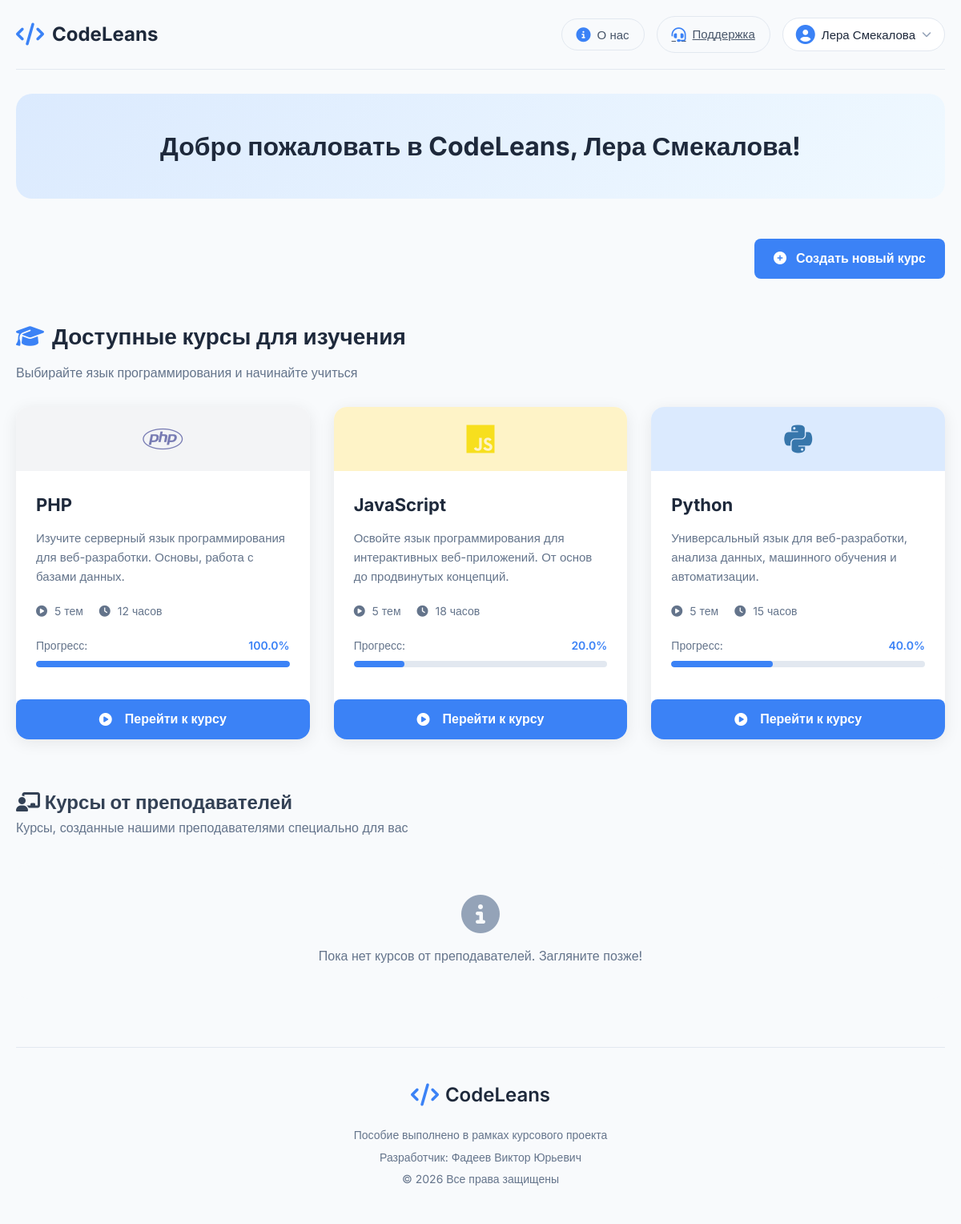
/index.php (signed in), run on the app's committed database.
### tables this page shows
CREATE TABLE `courses` (
  `id` int(11) NOT NULL,
  `course_name` varchar(50) NOT NULL,
  `course_description` text DEFAULT NULL,
  `total_topic` int(11) NOT NULL DEFAULT 0,
  `total_hours` int(11) NOT NULL DEFAULT 0,
  `created_by` int(11) DEFAULT NULL,
  `is_published` tinyint(1) NOT NULL DEFAULT 1,
  `is_public` tinyint(1) NOT NULL DEFAULT 0
);

### config.php (called while the page is built, shortened)
<?php
$host = 'localhost';
$dbname = 'codeleans';
$username = 'root';
$password = '';
try {
    $pdo = new PDO("mysql:host=$host;dbname=$dbname;charset=utf8mb4", $username, $password);
    $pdo->setAttribute(PDO::ATTR_ERRMODE, PDO::ERRMODE_EXCEPTION);
    $pdo->setAttribute(PDO::ATTR_DEFAULT_FETCH_MODE, PDO::FETCH_ASSOC);
} catch (PDOException $e) {
    die("Ошибка подключения к базе данных: " . $e->getMessage());
}
function getBodyThemeClass() {
    if (isset($_SESSION['site_theme'])) {
        $theme = $_SESSION['site_theme'];
        return 'theme-' . $theme;
    }
    return 'theme-light';
}
$user_id = $_SESSION['user_id'] ?? null;
$user_name = $_SESSION['user_name'] ?? 'Гость';
$is_logged_in = isset($user_id);
if ($is_logged_in) {
    $stmt = $pdo->prepare("SELECT r.role_name FROM user_roles ur JOIN roles r ON ur.role_id = r.id WHERE ur.user_id = ?");
    $stmt->execute([$user_id]);
    $user_roles = $stmt->fetchAll(PDO::FETCH_COLUMN);
    $is_teacher = in_array('teacher', $user_roles) || in_array('admin', $user_roles);
}
if ($is_logged_in && !isset($_SESSION['font_size'])) {
    $stmt = $pdo->prepare("SELECT font_size FROM users WHERE id = ?");
    $stmt->execute([$user_id]);
    $font_size = $stmt->fetchColumn();
    if ($font_size) {
        $current_font_size = $font_size;
    }
}
function getAvailableCourses($pdo, $user_id, $is_logged_in, $user_roles) {
    $stmt = $pdo->prepare("SELECT * FROM courses WHERE created_by IS NULL AND is_published = 1 ORDER BY id");
    $stmt->execute();
    return $stmt->fetchAll();
}
?>

### index.php (the view, shortened to what this page needs)
<?php
require_once 'config/config.php';
$courses = getAvailableCourses($pdo, $user_id, $is_logged_in, $user_roles);
$teacher_courses = [];
if ($is_logged_in) {
    $stmt = $pdo->prepare("
        SELECT c.*, u.full_name as teacher_name
        FROM courses c
        JOIN users u ON c.created_by = u.id
        WHERE c.created_by IS NOT NULL AND c.is_published = 1
        ORDER BY c.id DESC
    ");
    $stmt->execute();
    $teacher_courses = $stmt->fetchAll();
}
$user_progress = [];
if ($is_logged_in) {
    $stmt = $pdo->prepare("SELECT course_id, progress_percent FROM user_progress WHERE user_id = ?");
    $stmt->execute([$user_id]);
    while ($row = $stmt->fetch()) {
        $user_progress[$row['course_id']] = $row['progress_percent'];
    }
}
?>
<!DOCTYPE html>
<html lang="ru">
<head>
    <link rel="stylesheet" href="style/codeleans.css">
    <link rel="stylesheet" href="style/global.css">
    <link rel="stylesheet" href="https://cdnjs.cloudflare.com/ajax/libs/font-awesome/6.4.0/css/all.min.css">
</head>
<body class="<?= getBodyThemeClass() ?> font-<?= htmlspecialchars($current_font_size) ?>">
    <div class="container">
        <header class="header">
            <div class="logo">
                <i class="fas fa-code"></i>
                <h1>CodeLeans</h1>
            </div>
            <div class="header-actions">
                <button class="about-btn" id="aboutBtn">
                    <i class="fas fa-info-circle"></i>
                    <span>О нас</span>
                </button>
                <?php if (!in_array('admin', $user_roles)): ?>
    <a href="support.php" class="about-btn">
        <i class="fas fa-headset"></i>
        <span>Поддержка</span>
    </a>
<?php endif; ?>
                <div class="profile-section">
                    <button class="profile-btn" id="profileBtn">
                        <?php if (isset($_SESSION['avatar']) && $_SESSION['avatar'] && file_exists($_SESSION['avatar'])): ?>
                            <img src="<?= htmlspecialchars($_SESSION['avatar']) ?>" style="width:32px;height:32px;border-radius:50%;object-fit:cover;margin-right:5px;">
                        <?php else: ?>
                            <i class="fas fa-user-circle"></i>
                        <?php endif; ?>
                        <span><?php echo htmlspecialchars($user_name); ?></span>
                        <i class="fas fa-chevron-down"></i>
                    </button>
                </div>
            </div>
        </header>
        <main class="main-content">
            <section class="hero">
                <h2>Добро пожаловать в CodeLeans, <?php echo htmlspecialchars($user_name); ?>!</h2>
            </section>
            <?php if ($is_logged_in && $is_teacher): ?>
                <div style="text-align: right; margin-bottom: 20px;">
                    <a href="create_course.php" class="create-course-btn">
                        <i class="fas fa-plus-circle"></i> Создать новый курс
                    </a>
                </div>
            <?php endif; ?>
            <section class="courses-section">
                <h2><i class="fas fa-graduation-cap"></i> Доступные курсы для изучения</h2>
                <p class="section-description">Выбирайте язык программирования и начинайте учиться</p>
                <div class="courses-grid">
                    <?php foreach ($courses as $course):
                        $progress = isset($user_progress[$course['id']]) ? $user_progress[$course['id']] : 0;
                    ?>
                        <div class="course-card" data-course="<?php echo strtolower($course['course_name']); ?>">
                            <div class="course-icon <?php echo strtolower($course['course_name']); ?>">
                                <?php
                                $icon_name = strtolower($course['course_name']);
                                if ($icon_name == 'javascript' || $icon_name == 'js') {
                                    $icon_name = 'js';
                                }
                                ?>
                                <i class="fab fa-<?php echo $icon_name; ?>"></i>
                            </div>
                            <div class="course-content">
                                <h3><?php echo htmlspecialchars($course['course_name']); ?></h3>
                                <p><?php echo htmlspecialchars($course['course_description']); ?></p>
                                <div class="course-stats">
                                    <span><i class="fas fa-play-circle"></i> <?php echo $course['total_topic']; ?> тем</span>
                                    <span><i class="fas fa-clock"></i> <?php echo $course['total_hours']; ?> часов</span>
                                </div>
                                <?php if ($is_logged_in): ?>
                                    <div class="progress-container">
                                        <div class="progress-label">
                                            <span>Прогресс:</span>
                                            <span class="progress-percent"><?php echo number_format($progress, 1); ?>%</span>
                                        </div>
                                        <div class="progress-bar">
                                            <div class="progress-fill" style="width: <?php echo $progress; ?>%; background-color: #3b82f6;"></div>
                                        </div>
                                    </div>
                                <?php endif; ?>
                            </div>
                            <a href="courses.php?course_id=<?php echo $course['id']; ?>" class="course-btn">
                                <?php if ($is_logged_in): ?>
                                    <i class="fas fa-play-circle"></i> Перейти к курсу
                                <?php else: ?>
                                    <i class="fas fa-eye"></i> Смотреть как гость
                                <?php endif; ?>
                            </a>
                        </div>
                    <?php endforeach; ?>
                </div>
            </section>
            <?php if ($is_logged_in): ?>
                <section class="teacher-courses-section">
                    <h2><i class="fas fa-chalkboard-teacher"></i> Курсы от преподавателей</h2>
                    <p class="section-description">Курсы, созданные нашими преподавателями специально для вас</p>
                    <?php if (empty($teacher_courses)): ?>
                        <div class="empty-message">
                            <i class="fas fa-info-circle" style="font-size: 48px; color: #94a3b8;"></i>
                            <p style="margin-top: 15px; color: #64748b;">Пока нет курсов от преподавателей. Загляните позже!</p>
                        </div>
                    <?php endif; ?>
                </section>
            <?php endif; ?>
        </main>
        <footer class="footer">
            <div class="footer-content">
                <div class="footer-logo">
                    <i class="fas fa-code"></i>
                    <span>CodeLeans</span>
                </div>
                <div class="footer-info">
                    <p>Пособие выполнено в рамках курсового проекта</p>
                    <p>Разработчик: Фадеев Виктор Юрьевич</p>
                    <p>© 2026 Все права защищены</p>
                </div>
            </div>
        </footer>
    </div>
</body>
</html>

### global.css (style rules this page uses)
body.font-medium { font-size: 16px; }
.profile-section { position: relative; z-index: 1000; }

### index.php (style rules this page uses)
.header { display: flex; justify-content: space-between; align-items: center; padding: 20px 0; border-bottom: 1px solid #e2e8f0; margin-bottom: 30px; }
.logo { display: flex; align-items: center; gap: 10px; }
.logo i { font-size: 28px; color: #3b82f6; }
.logo h1 { font-size: 24px; font-weight: 700; color: #1e293b; margin: 0; }
.header-actions { display: flex; align-items: center; gap: 15px; }
.about-btn { display: flex; align-items: center; gap: 8px; padding: 10px 18px; background-color: #f8fafc; border: 1px solid #e2e8f0; border-radius: 40px; color: #475569; font-size: 15px; font-weight: 500; cursor: pointer; transition: all 0.3s ease; }
.about-btn i { font-size: 18px; color: #3b82f6; }
.profile-section { position: relative; }
.profile-btn { display: flex; align-items: center; gap: 8px; padding: 8px 16px; background-color: white; border: 1px solid #e2e8f0; border-radius: 40px; color: #1e293b; font-size: 15px; font-weight: 500; cursor: pointer; transition: all 0.3s ease; }
.profile-btn i { color: #3b82f6; }
.course-btn { width: 100%; padding: 14px 20px; border: none; border-radius: 8px; font-size: 15px; font-weight: 600; cursor: pointer; transition: all 0.3s ease; margin-top: 15px; background-color: #3b82f6; color: white; text-decoration: none; display: block; text-align: center; }
.course-btn i { margin-right: 8px; }
.create-course-btn { display: inline-block; background: #3b82f6; color: white; padding: 12px 24px; border-radius: 8px; text-decoration: none; font-weight: 600; margin-bottom: 30px; transition: background 0.3s; }
.create-course-btn i { margin-right: 8px; }
.teacher-courses-section { margin-top: 60px; }
.empty-message { text-align: center; padding: 40px; background: #f8fafc; border-radius: 16px; }

### data on the page
courses: course_name "PHP", course_description "Изучите серверный язык программирования для веб-разработки. Основы, работа с базами данных.", total_topic "5", total_hours "12", id "100.0"
courses: course_name "JavaScript", course_description "Освойте язык программирования для интерактивных веб-приложений. От основ до продвинутых концепций.", total_topic "5", total_hours "18", id "20.0"
courses: course_name "Python", course_description "Универсальный язык для веб-разработки, анализа данных, машинного обучения и автоматизации.", total_topic "5", total_hours "15", id "40.0"

### other printed values
$user_name "Лера Смекалова"
